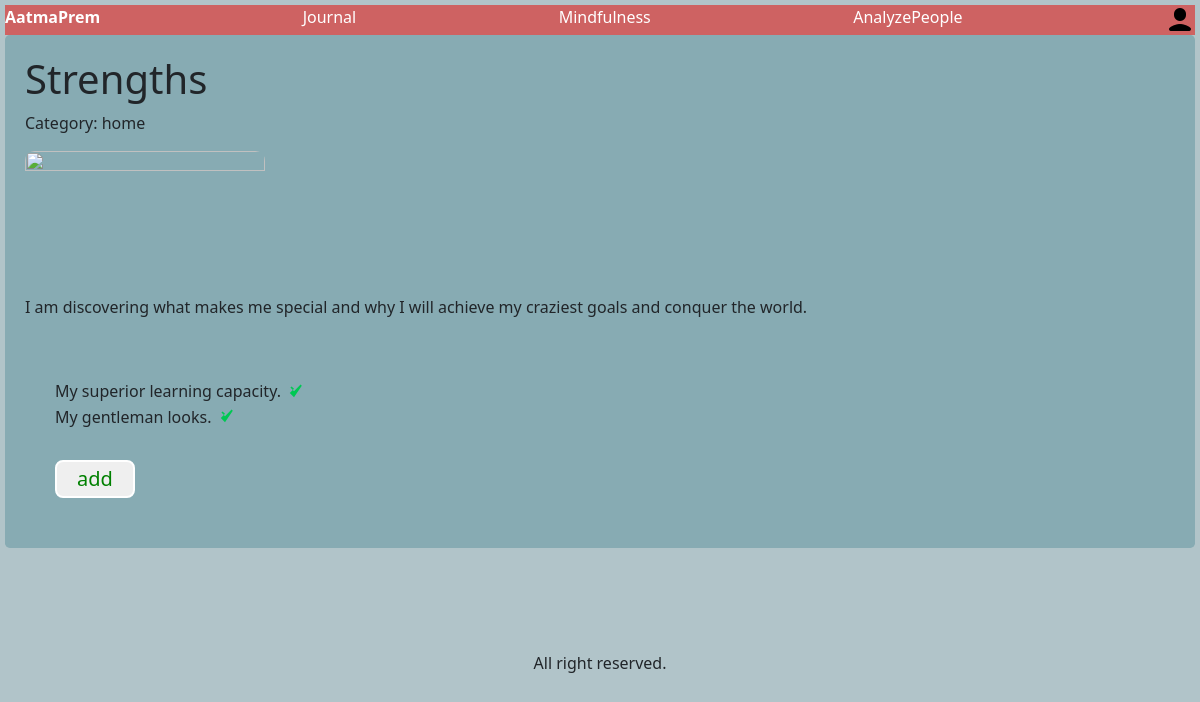
/post/Strengths (signed in), run on the app's committed database.
### deepdive/models.py (models this page shows, shortened)
class Post(models.Model):
    title = models.CharField(max_length=32)
    desc = models.CharField(max_length=1024)
    image = models.CharField(max_length=128,default='https://img.freepik.com/premium-vector/king-crown-esport-logo-design_177315-269.jpg')
    item = models.ManyToManyField(PostItem,blank=True,related_name='item')
    page = models.CharField(max_length=16)
    slug = models.SlugField(unique=True)

class PostItem(models.Model):
    user = models.ForeignKey(User,on_delete=models.CASCADE)
    content = models.CharField(max_length=256)
    completed = models.BooleanField(default=False)

### deepdive/views.py (the view)
# urls.py: path('post/<slug:slug>',views.post_details,name='post_details'),
def post_details(request,slug):
    post = Post.objects.get(slug=slug)
    return render(request,"deepdive/post.html",{
        "post":post
    })

### deepdive/templates/deepdive/post.html (shortened to what this page needs)
{% extends 'deepdive/layout.html' %}
{% load static %}
{% block body %}
    <div class="post_details">
        <h1>{{post.title}}</h1>
        <p>Category: {{post.page}}</p>
        <img
        src="{{post.image}}" class="post_img"  onerror="this.onerror=null; this.src='https://images.pexels.com/photos/159868/lost-cat-tree-sign-fun-159868.jpeg'"/>
        <p>{{post.desc}}</p>
        {% if user.is_authenticated %}
            <div class="box2" id="items{{post.id}}">
                {% for item in post.item.all %}
                    {% if item.completed == False %}
                    <div class="postItems" id="notCompletedItem{{post.id}}">
                        <div id="item{{item.id}}">
                            {{item.content}}
                            <button id="doneBtn{{item.id}}" class="button" onclick="completed('{{item.id}}','{{post.id}}')">Done</button>
                        </div>
                    </div>
                    {% else %}
                    <div class="postItems" id="completedItem{{post.id}}">
                        <div>{{item.content}}
                            <svg width="24" height="24" viewBox="0 0 24 24" fill="none" xmlns="http://www.w3.org/2000/svg">
                            <path d="M9 16.2L4.8 12L9 7.8L6.6 5.4L5.4 6.6L9 10.2L15.6 3.6L16.8 4.8L9 16.2Z" fill="#00C853"/>
                            </svg>
                        </div>
                    </div>
                    {%endif%}
                {% endfor %}
                <div id="addbtn{{post.id}}">
                    <button class="button" onclick="addItemForm('{{post.id}}')">add</button>
                </div>
            </div>
        {% endif %}
    </div>
{% endblock %}

### deepdive/static/deepdive/style.css (style rules this page uses)
* { padding: 0px; margin: 0px; }
body { background-color:#b1c4c9; padding: 5px; width: 100%; }
.post_img { width: 15rem; aspect-ratio: 2/1.2; object-fit: cover; border-radius: .6rem; }
.box2 { margin-top: 30px; padding: 30px; }
.button { color: green; border: solid 2px white; font-size: 20px; border-radius: 8px; margin-top: 30px; padding: 2px 20px; }
.post_details { padding: 20px; border-radius: 0.3rem; background-color: #87abb3; }

### data on the page
Post: title "Strengths", page "home", desc "I am discovering what makes me special and why I will achieve my craziest goals and conquer the world."
PostItem: content "My superior learning capacity."
PostItem: content "My gentleman looks."
